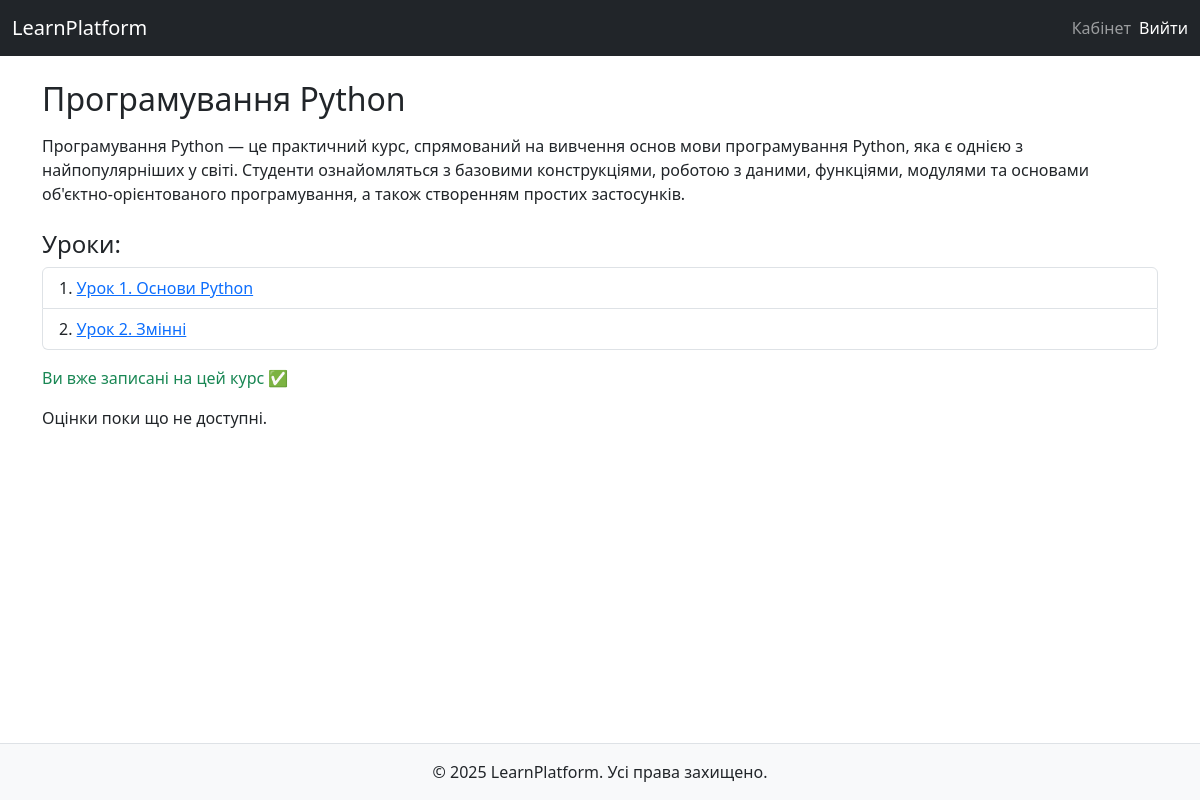
/courses/4/ (signed in), run on the app's committed database.
### courses/models.py (models this page shows, shortened)
class Course(models.Model):
    title = models.CharField(max_length=255)
    description = models.TextField()
    teacher = models.ForeignKey(User, on_delete=models.CASCADE, related_name='courses')
    students = models.ManyToManyField(User, related_name='enrolled_courses', blank=True)
    created_at = models.DateTimeField(auto_now_add=True)

class Lesson(models.Model):
    course = models.ForeignKey(Course, on_delete=models.CASCADE, related_name='lessons')
    title = models.CharField(max_length=255)
    content = models.TextField()
    video_url = models.URLField(blank=True, null=True)
    order = models.PositiveIntegerField(default=0)

### courses/views.py (the view)
# urls.py: path('<int:course_id>/', course_detail_view, name='detail'),
@login_required
def course_detail_view(request, course_id):
    course = get_object_or_404(Course, id=course_id)
    if request.user.is_teacher():
        if course.teacher != request.user:
            messages.warning(request, "У вас немає доступу до цього курсу.")
            return redirect('users:cabinet')
    else:
        if request.user not in course.students.all():
            messages.warning(request, "Ви не записані на цей курс.")
            return redirect('users:cabinet')
    lessons = course.lessons.order_by('order')
    gradebook = []
    quiz_lessons = [lesson for lesson in lessons if getattr(lesson, 'quiz', None)]
    if request.user.is_teacher():
        retake_requests = RetakeRequest.objects.filter(
            quiz__lesson__in=lessons,
            approved=False
        ).select_related('quiz', 'student')
        retake_map = {
            f"{req.student.id}_{req.quiz.id}": req.id
            for req in retake_requests
        }
        students = course.students.all()
        quizzes = [lesson.quiz for lesson in quiz_lessons]
        attempts = QuizAttempt.objects.filter(
            student__in=students,
            quiz__in=quizzes
        ).select_related('student', 'quiz')
        attempt_map = {
            (attempt.student.id, attempt.quiz.id): attempt
            for attempt in attempts
        }
        for student in students:
            lesson_scores = []
            for lesson in quiz_lessons:
                quiz = lesson.quiz
                attempt = attempt_map.get((student.id, quiz.id))
                score = attempt.score if attempt else None
                retake_key = f"{student.id}_{quiz.id}"
                lesson_scores.append({
                    "lesson": lesson,
                    "score": score,
                    "retake_request_id": retake_map.get(retake_key)
                })
            gradebook.append({
                "student": student,
                "lesson_scores": lesson_scores,
            })
    else:
        retake_map = {}
    return render(request, 'courses/course_detail.html', {
        'course': course,
        'lessons': lessons,
        'quiz_lessons': quiz_lessons,
        'gradebook': gradebook,
    })

### users/models.py (called while the page is built)
    def is_teacher(self):
        return self.role == self.Role.TEACHER

    def is_student(self):
        return self.role == self.Role.STUDENT

### templates/courses/course_detail.html (shortened to what this page needs)
{% extends 'base.html' %}
{% block content %}
{% load dict_extras %}
<h2>{{ course.title }}</h2>
<p>{{ course.description|linebreaks }}</p>
<h4 class="mt-4">Уроки:</h4>
{% if lessons %}
    <ol class="list-group list-group-numbered">
        {% for lesson in lessons %}
            <li class="list-group-item">
                <a href="{% url 'courses:lesson_detail' course.id lesson.id %}">
                    {{ lesson.title }}
                </a>
            </li>
        {% endfor %}
    </ol>
{% else %}
    <p class="text-muted">Ще немає уроків.</p>
{% endif %}
{% if user.is_authenticated and user.is_student and user not in course.students.all %}
    <form method="post" action="{% url 'courses:enroll' course.id %}">
        {% csrf_token %}
        <button type="submit" class="btn btn-primary mt-3">Записатися на курс</button>
    </form>
{% elif user.is_student %}
    <p class="text-success mt-3">Ви вже записані на цей курс ✅</p>
{% endif %}
{% if gradebook %}
<table class="table table-bordered table-sm align-middle text-center">
    <thead class="table-light">
        <tr>
            <th>Студент</th>
            {% for lesson in quiz_lessons %}
                <th>{{ lesson.title }}</th>
            {% endfor %}
        </tr>
    </thead>
    <tbody>
        {% for row in gradebook %}
        <tr>
            <td class="text-start">{{ row.student.username }}</td>
            {% for score_obj in row.lesson_scores %}
                <td class="text-center">
                    {% if score_obj.score is not None %}
                        <span class="score fw-bold">{{ score_obj.score }}%</span>
                    {% endif %}
                    {% if score_obj.retake_request_id %}
                        <form method="post" action="{% url 'quizzes:approve_retake' score_obj.retake_request_id %}" class="d-inline">
                            {% csrf_token %}
                            <button type="submit" class="btn btn-sm btn-outline-success ms-2">✅ Схвалити</button>
                        </form>
                    {% elif score_obj.score is None and not score_obj.retake_request_id %}
                        <span class="text-muted">—</span>
                    {% endif %}
                </td>
            {% endfor %}
        </tr>
        {% endfor %}
    </tbody>
</table>
{% else %}
    <p>Оцінки поки що не доступні.</p>
{% endif %}
{% endblock %}

### templates/base.html (style rules this page uses)
html, body { height: 100%; }
body { display: flex; flex-direction: column; }

### data on the page
Course: title "Програмування Python", description "Програмування Python — це практичний курс, спрямований на вивчення основ мови програмування Python, яка є однією з найпопулярніших у світі. Студенти ознайомляться з базовими конструкціями, роботою з даними, функціями, модулями та основами об'єктно-орієнтованого програмування, а також створенням простих застосунків."
Lesson: title "Урок 1. Основи Python"
Lesson: title "Урок 2. Змінні"
